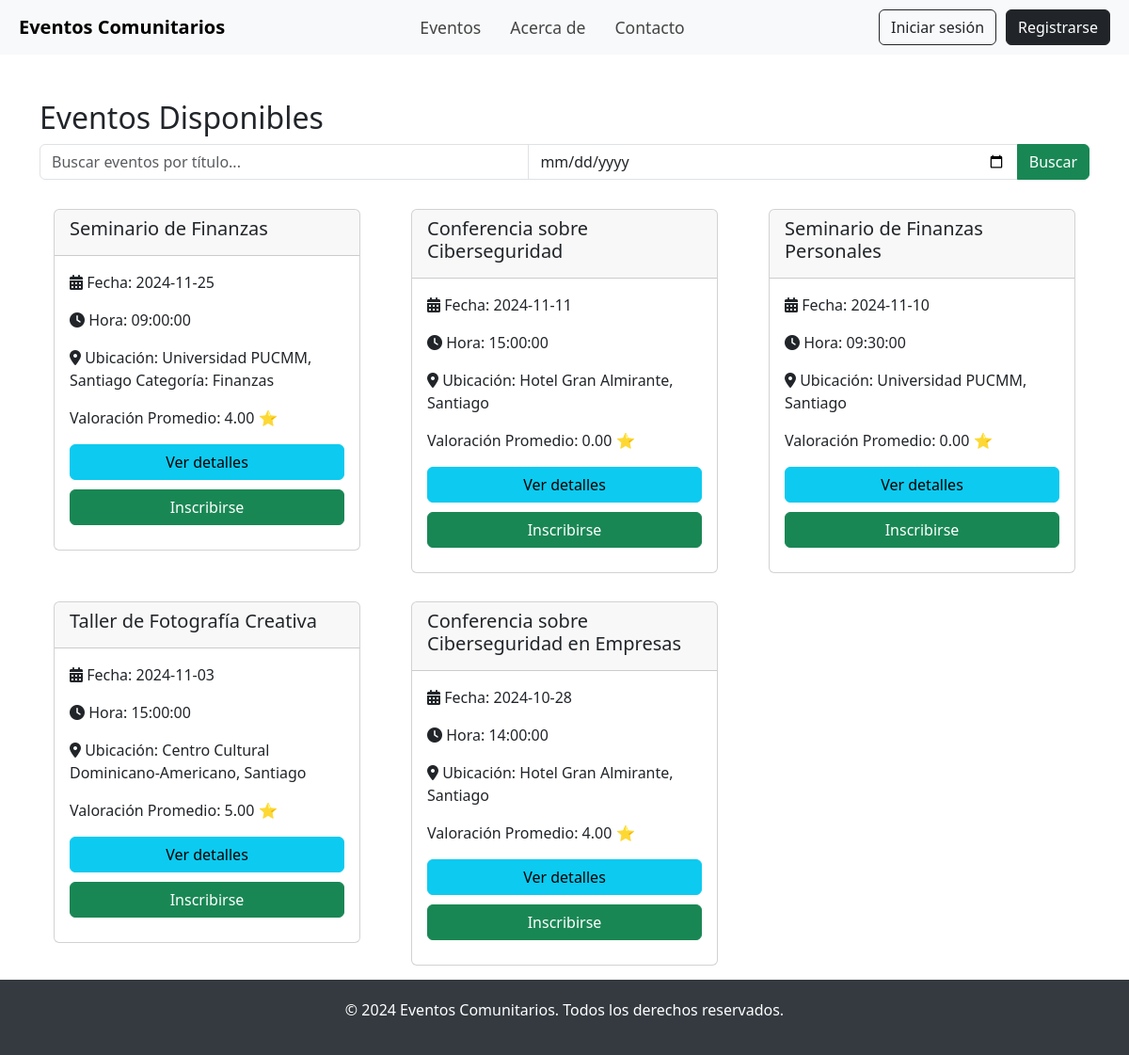
The app's page /user_event_list.php with its own data.
### tables this page shows
CREATE TABLE `eventos` (
  `id` int(6) UNSIGNED NOT NULL,
  `titulo` varchar(100) NOT NULL,
  `descripcion` text NOT NULL,
  `fecha` date NOT NULL,
  `ubicacion` varchar(100) NOT NULL,
  `categoria` varchar(50) NOT NULL,
  `valoracion_promedio` float DEFAULT 0,
  `fecha_creacion` timestamp NOT NULL DEFAULT current_timestamp() ON UPDATE current_timestamp(),
  `hora` time NOT NULL
);

### user_event_list.php (the view, shortened to what this page needs)
<?php
include 'php/db_connection.php';
include 'php/header.php';
function obtenerValoracionPromedio($conn, $evento_id) {
    $sql = "SELECT AVG(valoracion) AS valoracion_promedio FROM comentarios WHERE evento_id = ?";
    $stmt = $conn->prepare($sql);
    $stmt->bind_param("i", $evento_id);
    $stmt->execute();
    $result = $stmt->get_result();
    $row = $result->fetch_assoc();
    return $row['valoracion_promedio'] ? round($row['valoracion_promedio'], 2) : 0;
}
$busqueda = isset($_GET['busqueda']) ? $_GET['busqueda'] : '';
$fecha = isset($_GET['fecha']) ? $_GET['fecha'] : '';
$sql = "SELECT * FROM eventos WHERE titulo LIKE ?";
$sql .= " ORDER BY fecha DESC";
$stmt = $conn->prepare($sql);
$busqueda_param = '%' . $busqueda . '%';
if (!empty($fecha)) {
    $stmt->bind_param("ss", $busqueda_param, $fecha);
} else {
    $stmt->bind_param("s", $busqueda_param);
}
$stmt->execute();
$result = $stmt->get_result();
$inscripciones = [];
?>
<!DOCTYPE html>
<html lang="es">
<head>
    <link href="https://cdn.jsdelivr.net/npm/bootstrap@5.3.0-alpha1/dist/css/bootstrap.min.css" rel="stylesheet">
</head>
<body>
    <div class="container mt-5">
        <h2>Eventos Disponibles</h2>
        <form method="GET" action="">
            <div class="input-group mb-3">
                <input type="text" name="busqueda" class="form-control" placeholder="Buscar eventos por título..." value="<?php echo htmlspecialchars($busqueda, ENT_QUOTES, 'UTF-8'); ?>">
                <input type="date" name="fecha" class="form-control" value="<?php echo htmlspecialchars($fecha, ENT_QUOTES, 'UTF-8'); ?>">
                <button class="btn btn-success" type="submit">Buscar</button>
            </div>
        </form>
        <div class="row">
            <?php
            if ($result->num_rows > 0) {
                while ($row = $result->fetch_assoc()) {
                    $evento_id = $row['id'];
                    $esta_inscrito = in_array($evento_id, $inscripciones);
                    $valoracion_promedio = obtenerValoracionPromedio($conn, $evento_id);
                    echo "<div class='col-md-4'>
                            <div class='card'>
                                <div class='card-header'>
                                    <h5 class='card-title'>" . htmlspecialchars($row['titulo'], ENT_QUOTES, 'UTF-8') . "</h5>
                                </div>
                                <div class='card-body'>
                                    <p class='card-text'><i class='fas fa-calendar-alt'></i> Fecha: " . htmlspecialchars($row['fecha'], ENT_QUOTES, 'UTF-8') . "</p>
                                    <p class='card-text'><i class='fas fa-clock'></i> Hora: " . htmlspecialchars($row['hora'], ENT_QUOTES, 'UTF-8') . "</p>
                                    <p class='card-text'><i class='fas fa-map-marker-alt'></i> Ubicación: " . htmlspecialchars($row['ubicacion'], ENT_QUOTES, 'UTF-8') . "</p>
                                    <p class='card-text'>Valoración Promedio: " . number_format($valoracion_promedio, 2) . " ⭐</p>
                                    <a href='php/event_detail.php?id=" . $row['id'] . "' class='btn btn-info boton-separado'>Ver detalles</a>";
                    if ($esta_inscrito) {
                        echo "<span class='btn btn-secondary boton-separado disabled'>Inscrito</span>";
                    } else {
                        echo "<form method='POST' action=''>
                                <input type='hidden' name='evento_id' value='" . $row['id'] . "'>
                                <button type='submit' class='btn btn-success boton-separado'>Inscribirse</button>
                              </form>";
                    }
                    echo "</div></div></div>";
                }
            } else {
                echo "<div class='alert alert-info'>No se encontraron eventos.</div>";
            }
            ?>
        </div>
    </div>
</body>
<footer class="footer">
        <div class="">
            <p>© 2024 Eventos Comunitarios. Todos los derechos reservados.</p>
        </div>
    </footer>
</html>

### user_event_list.php (style rules this page uses)
.card { margin: 15px; }
.card-body { display: flex; flex-direction: column; justify-content: space-between; }
.boton-separado { margin-bottom: 10px; width: 100%; }
.footer { background-color: #343a40; color: white; text-align: center; padding: 20px 0; position: relative; bottom: 0; width: 100%; }

### records on screen
eventos: titulo "Seminario de Finanzas", fecha "2024-11-25", hora "09:00:00", ubicacion "Universidad PUCMM, Santiago Categoría: Finanzas", valoracion_promedio "4.00"
eventos: titulo "Conferencia sobre Ciberseguridad", fecha "2024-11-11", hora "15:00:00", ubicacion "Hotel Gran Almirante, Santiago", valoracion_promedio "0.00"
eventos: titulo "Seminario de Finanzas Personales", fecha "2024-11-10", hora "09:30:00", ubicacion "Universidad PUCMM, Santiago", valoracion_promedio "0.00"
eventos: titulo "Taller de Fotografía Creativa", fecha "2024-11-03", hora "15:00:00", ubicacion "Centro Cultural Dominicano-Americano, Santiago", valoracion_promedio "5.00"
eventos: titulo "Conferencia sobre Ciberseguridad en Empresas", fecha "2024-10-28", hora "14:00:00", ubicacion "Hotel Gran Almirante, Santiago", valoracion_promedio "4.00"
